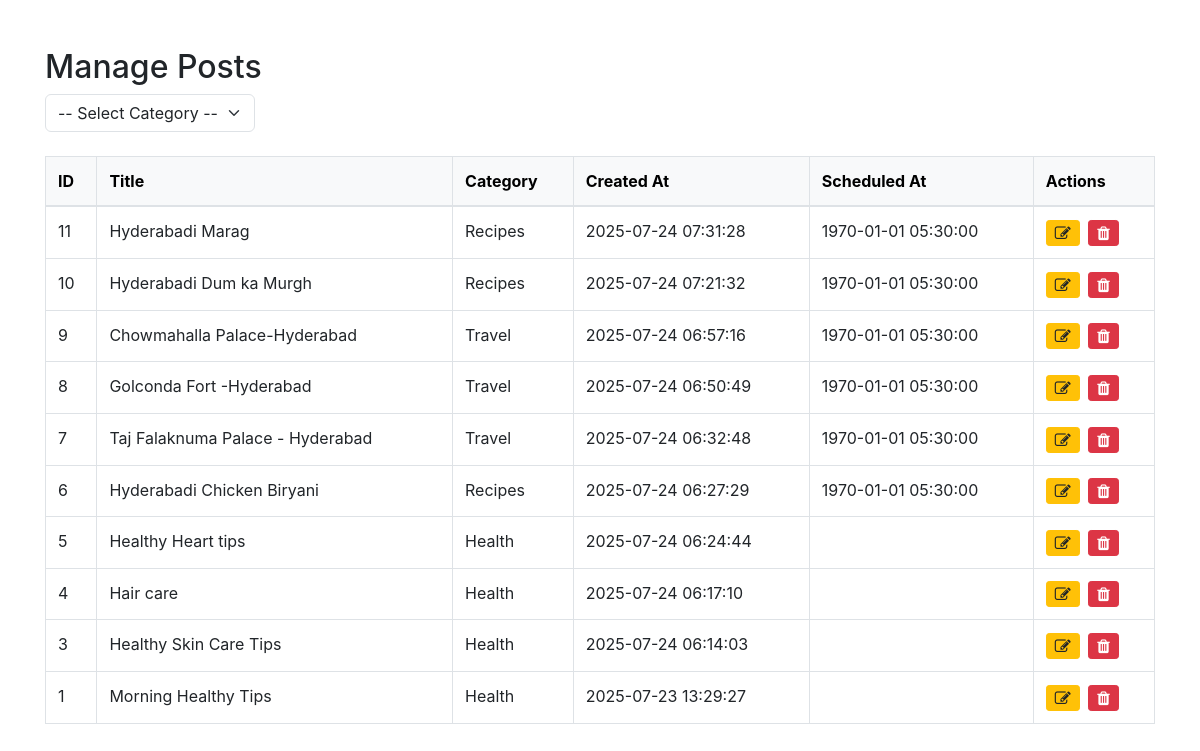
/health-blog/admin/manage-posts.php, run on the app's committed database.
### tables this page shows
CREATE TABLE `posts` (
  `id` int(11) NOT NULL AUTO_INCREMENT,
  `title` varchar(255) DEFAULT NULL,
  `content` text,
  `location` varchar(255) DEFAULT NULL,
  `category` varchar(100) DEFAULT NULL,
  `image` varchar(255) DEFAULT NULL,
  `tags` text,
  `created_at` timestamp NOT NULL DEFAULT CURRENT_TIMESTAMP,
  `scheduled_at` datetime DEFAULT NULL,
  PRIMARY KEY (`id`)
);

### health-blog/admin/manage-posts.php (the view, shortened to what this page needs)
<?php
include '../includes/db.php';
$selected_category = isset($_GET['category']) ? $_GET['category'] : '';
if ($selected_category != '') {
    $stmt = $conn->prepare("SELECT * FROM posts WHERE category = ? ORDER BY created_at DESC");
    $stmt->bind_param("s", $selected_category);
    $stmt->execute();
    $posts = $stmt->get_result();
} else {
    $posts = mysqli_query($conn, "SELECT * FROM posts ORDER BY created_at DESC");
}
?>
<!DOCTYPE html>
<html lang="en">
<head>
    <link href="https://cdn.jsdelivr.net/npm/bootstrap@5.3.0/dist/css/bootstrap.min.css" rel="stylesheet">
   <link rel="stylesheet" href="https://maxcdn.bootstrapcdn.com/bootstrap/4.0.0/css/bootstrap.min.css">
  <link rel="stylesheet" href="https://cdnjs.cloudflare.com/ajax/libs/font-awesome/4.7.0/css/font-awesome.min.css">
</head>
<body>
<div class="container mt-5">
    <h2>Manage Posts</h2>
    <form method="get" class="mb-3">
        <select name="category" onchange="this.form.submit()" class="form-select w-auto d-inline-block">
            <option value="">-- Select Category --</option>
        </select>
    </form>
    <table class="table table-bordered mt-4">
        <thead class="table-light">
            <tr>
                <th>ID</th>
                <th>Title</th>
                <th>Category</th>
                <th>Created At</th>
                <th>Scheduled At</th>
                <th>Actions</th>
            </tr>
        </thead>
        <tbody>
        <?php if (mysqli_num_rows($posts) > 0) { ?>
            <?php while ($row = mysqli_fetch_assoc($posts)) { ?>
                <tr>
                    <td><?php echo $row['id']; ?></td>
                    <td><?php echo $row['title']; ?></td>
                    <td><?php echo $row['category']; ?></td>
                    <td><?php echo $row['created_at']; ?></td>
                    <td><?php echo $row['scheduled_at']; ?></td>
                    <td>
                        <a href="edit-post.php?id=<?php echo $row['id']; ?>" class="btn btn-sm btn-warning me-1 edit-row fa fa-edit"></a>
                        <a href="?delete=<?php echo $row['id']; ?>" class="btn btn-sm btn-danger fa fa-trash" onclick="return confirm('Are you sure?')"></a>
                    </td>
                </tr>
            <?php } ?>
        <?php } else { ?>
            <tr><td colspan="6" class="text-center">No posts found</td></tr>
        <?php } ?>
        </tbody>
    </table>
</div>
</body>
</html>

### data on the page
posts: id "11", title "Hyderabadi Marag", category "Recipes", created_at "2025-07-24 07:31:28", scheduled_at "1970-01-01 05:30:00"
posts: id "10", title "Hyderabadi Dum ka Murgh", category "Recipes", created_at "2025-07-24 07:21:32", scheduled_at "1970-01-01 05:30:00"
posts: id "9", title "Chowmahalla Palace-Hyderabad", category "Travel", created_at "2025-07-24 06:57:16", scheduled_at "1970-01-01 05:30:00"
posts: id "8", title "Golconda Fort -Hyderabad", category "Travel", created_at "2025-07-24 06:50:49", scheduled_at "1970-01-01 05:30:00"
posts: id "7", title "Taj Falaknuma Palace - Hyderabad", category "Travel", created_at "2025-07-24 06:32:48", scheduled_at "1970-01-01 05:30:00"
posts: id "6", title "Hyderabadi Chicken Biryani", category "Recipes", created_at "2025-07-24 06:27:29", scheduled_at "1970-01-01 05:30:00"
posts: id "5", title "Healthy Heart tips", category "Health", created_at "2025-07-24 06:24:44"
posts: id "4", title "Hair care", category "Health", created_at "2025-07-24 06:17:10"
posts: id "3", title "Healthy Skin Care Tips", category "Health", created_at "2025-07-24 06:14:03"
posts: id "1", title "Morning Healthy Tips", category "Health", created_at "2025-07-23 13:29:27"
